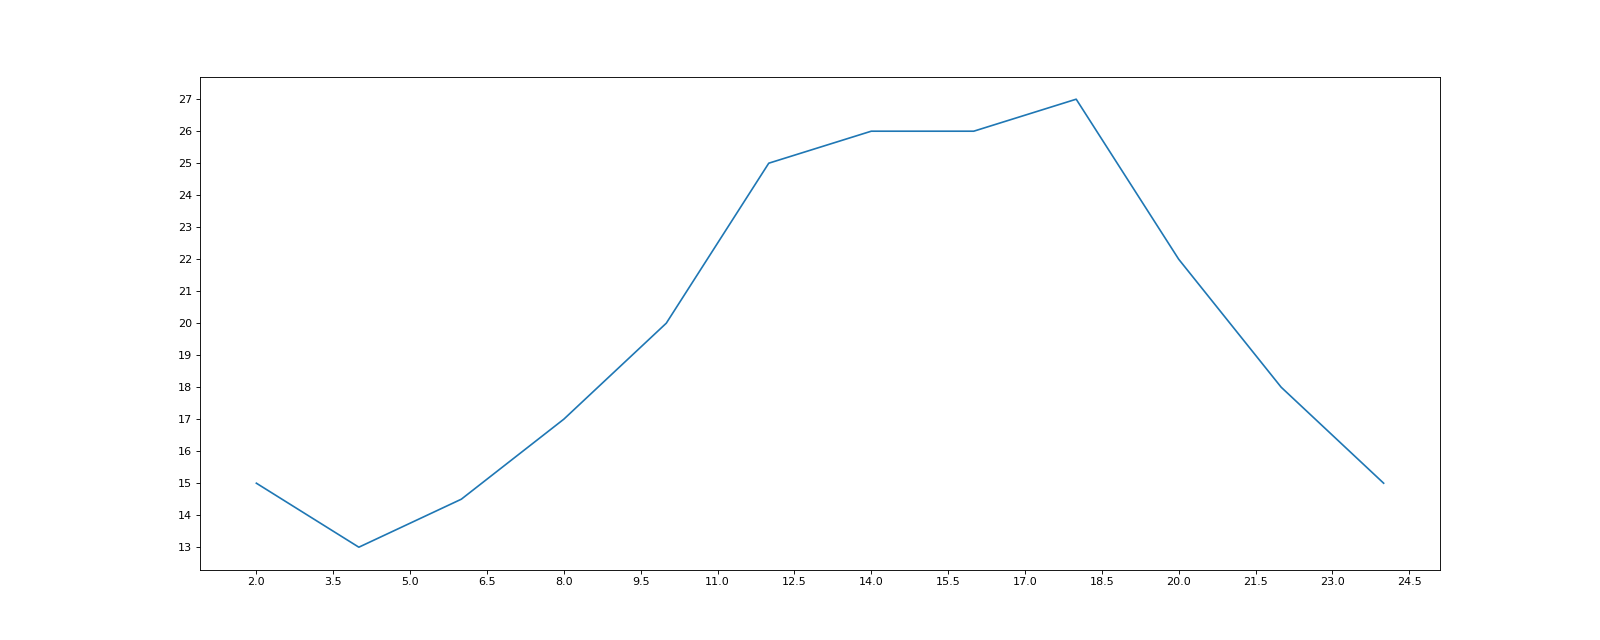

This chart was generated by the following Python code:
#!/usr/bin/env python
# _*_ coding:utf-8 _*_
from matplotlib import pyplot as plt

# 实例化一个fig，后台自动使用，后面都可以用，size是大小，dpi决定清晰度
fig=plt.figure(figsize=(20,8),dpi=80)

x = range(2,26,2)

y=[15,13,14.5,17,20,25,26,26,27,22,18,15]
#绘制
plt.plot(x,y)

#设置x周的刻度
# plt.xticks(x)
_xtick_labels=[i/2 for i in range(4,50)]
plt.xticks(_xtick_labels[::3])#取步长
plt.yticks(range(min(y) ,max(y)+1))

#保存到 本地
plt.savefig("./1.temperature.png")

#展示
plt.show()
